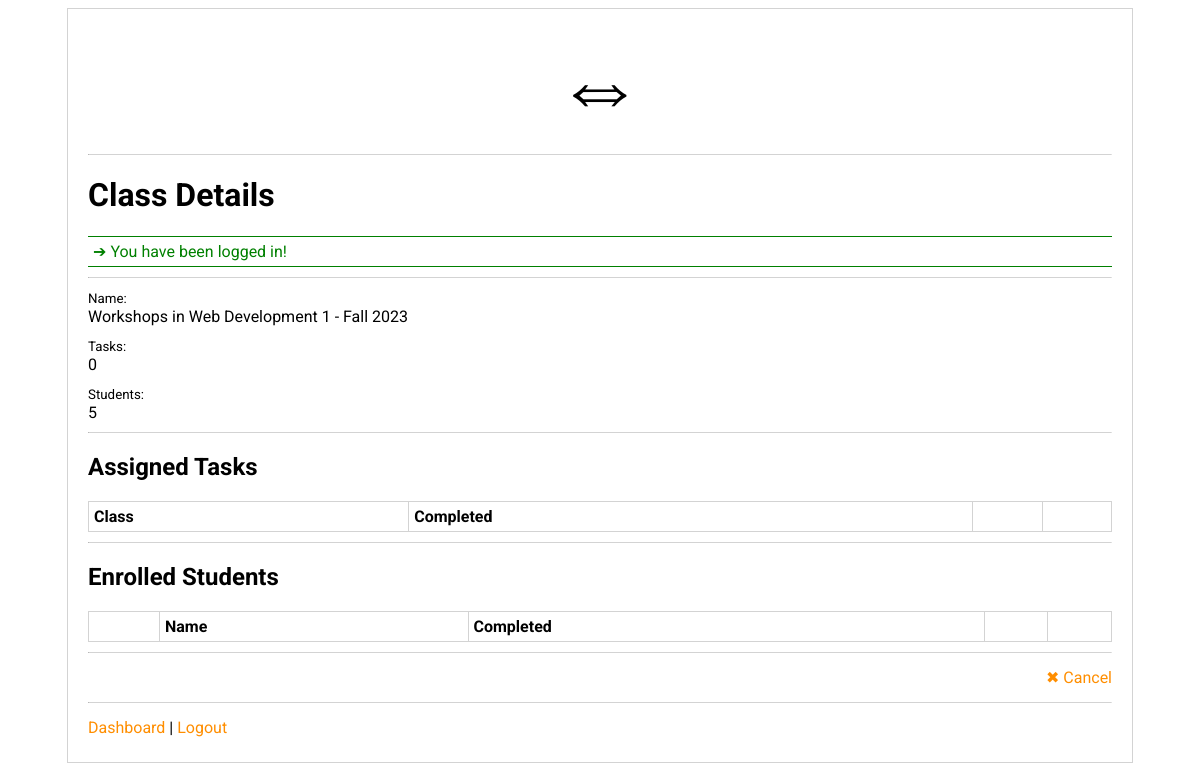
/console-class-details.php?id=1 (signed in), run on the app's committed database.
### tables this page shows
CREATE TABLE `classes` (
  `id` int(11) NOT NULL,
  `name` varchar(255) DEFAULT NULL,
  `code` varchar(255) DEFAULT NULL,
  `semester` enum('fall','winter','summer') DEFAULT NULL,
  `year` year(4) DEFAULT NULL,
  `created_at` timestamp NOT NULL DEFAULT CURRENT_TIMESTAMP,
  `updated_at` timestamp NOT NULL DEFAULT CURRENT_TIMESTAMP ON UPDATE CURRENT_TIMESTAMP
);

### console-class-details.php (the view, shortened to what this page needs)
<?php
include('includes/connect.php');
include('includes/functions.php');
if(isset($_GET['remove']) && $_GET['type'] == 'student')
{
    student_unenroll($_GET['remove'], $_GET['id']);
    set_message('Student has been removed!');
    redirect('console-class-details.php?id='.$_GET['id']);
}
elseif(isset($_GET['id']))
{
    $query = 'SELECT *,(
            SELECT COUNT(*)
            FROM class_student
            WHERE class_id = "'.$_GET['id'].'"
        ) AS students,(
            SELECT COUNT(*)
            FROM class_task
            WHERE class_id = "'.$_GET['id'].'"
        ) AS tasks
        FROM classes
        WHERE id = "'.$_GET['id'].'"
        LIMIT 1';
    $result = mysqli_query($connect, $query);
    if(mysqli_num_rows($result))
    {
        $class = mysqli_fetch_assoc($result);
    }
    else
    {
        set_message('There was an error loading this class!', 'error');
        redirect('console-class-list.php');
    }
}
else
{
    set_message('There was an error loading this class!', 'error');
    redirect('console-class-list.php');
}
include('includes/header.php');
?>
<h1>Class Details</h1>
<hr>
<label>
    <small>Name:</small>
    <br>
    <?=$class['name']?> - <?=CLASS_SEMESTER[$class['semester']]?> <?=$class['year']?>
</label>
<label>
    <small>Tasks:</small>
    <br>
    <?=$class['tasks']?>
</label>
<label>
    <small>Students:</small>
    <br>
    <?=$class['students']?>
</label>
<hr>
<h2>Assigned Tasks</h2>
<table>
    <tr>
        <th>Class</th>
        <th>Completed</th>
        <th></th>
        <th></th>
    </tr>
</table>
<hr>
<h2>Enrolled Students</h2>
<table>
    <tr>
        <th class="icon"></th>
        <th>Name</th>
        <th>Completed</th>
        <th></th>
        <th></th>
    </tr>
</table>
<hr>
<div class="right">
    <a href="console-task-list.php">&#10006; Cancel</a>
</div>
<?php
include('includes/footer.php');

### styles.css (style rules this page uses)
body, tr, td, th, input, select, textarea { font-family: "Roboto", sans-serif; }
hr { border-top: 1px solid lightgrey; border-bottom: none; margin: 10px 0; }
table { border-collapse: collapse; width: 100%; margin: 10px 0; }
th, td { border: 1px solid lightgrey; padding: 5px; text-align: left; }
.icon { width: 60px; text-align: center; }
.right { text-align: right; padding: 5px 0; }
label { display: block; margin: 10px 0; }
a:link, a:visited, a:active, a:hover { text-decoration: none; color: #ff8e00; white-space: nowrap; }

### data on the page
classes: name "Workshops in Web Development 1", semester "Fall", year "2023"

### other printed values
$_SESSION['message']['text'] "You have been logged in!"
$class['tasks'] "0"
$class['students'] "5"
